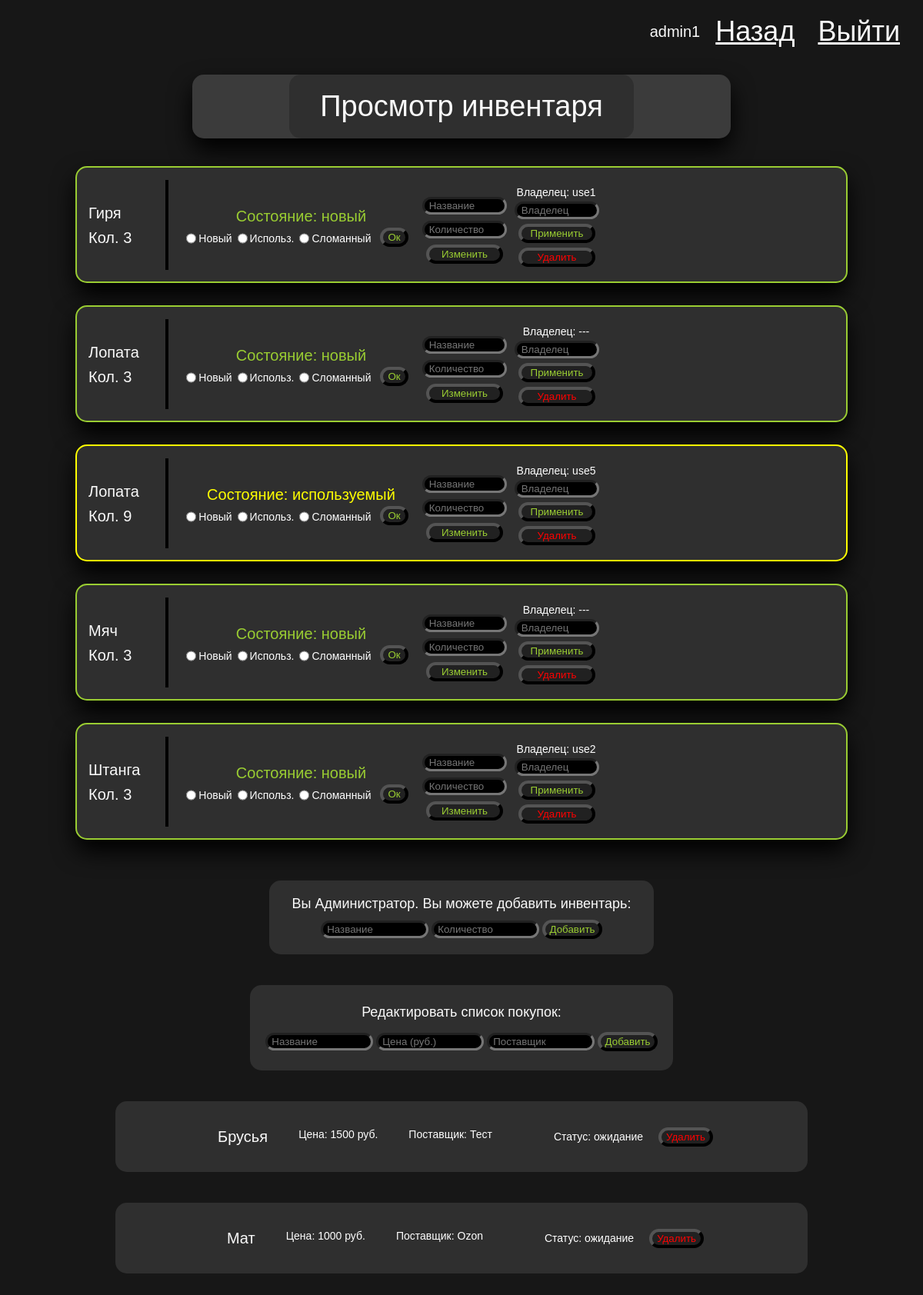
The page /view (signed in) on the database its author committed.
### tables this page shows
CREATE TABLE userlist(
	user_id INTEGER PRIMARY KEY AUTOINCREMENT,
    user_login TEXT UNIQUE NOT NULL,
    user_password TEXT NOT NULL,
    user_role TEXT, /* "admin" or "user" */
    user_school INTEGER,
    user_request_inv TEXT  /* id Р·Р°РїСЂРѕС€РµРЅРЅРѕРіРѕ РёРЅРІ, id СЃС‚Р°С‚СѓСЃР° Р·Р°СЏРІРєРё, РєРѕР»РёС‡РµСЃС‚РІРѕ  */
);

CREATE TABLE inventory(
    item_id INTEGER PRIMARY KEY AUTOINCREMENT,
    item_title TEXT  NOT NULL,
    item_number INTEGER, /* РљРѕР»РёС‡РµСЃС‚РІРѕ */
    item_photo TEXT,  /* РїСѓС‚СЊ Рє С„Р°Р№Р»Сѓ */
    item_req TEXT,  /* login usera РІР»Р°РґРµР»СЊС†Р° */
    item_ur1 TEXT, /* login usera СЃ Р·Р°РїСЂРѕСЃРѕРј*/
    item_cond TEXT,  /* СЃРѕСЃС‚РѕСЏРЅРёРµ РїСЂРµРґРјРµС‚Р° */
    item_school INTEGER
);

CREATE TABLE tobuylist(
    buy_id INTEGER PRIMARY KEY AUTOINCREMENT,
    buy_title TEXT UNIQUE NOT NULL,
    buy_cost INTEGER, 
    -- С†РµРЅР° РІ СЂСѓР±Р»СЏС…
    buy_from TEXT,
    -- РїРѕСЃС‚Р°РІС‰РёРє
    buy_cond TEXT
    -- РЎС‚Р°С‚СѓСЃ - РѕР¶РёРґР°РЅРёРµ / РєСѓРїР»РµРЅРѕ
);

### app.py (the view, shortened to what this page needs)
@app.route("/view", methods = ["GET"])
def view():
    conn = get_db_connection()
    rows = conn.cursor().execute(
        "SELECT COUNT(*) FROM inventory;"
    ).fetchone()[0]
    """
    print(rows)
    if request.method == "POST":
        try:
            titles = []
            for i in range(1, rows + 1):
                c = conn.execute(
                "SELECT * FROM inventory WHERE item_id = ?;",
                    (i,)).fetchone()
                titles.append(c)

            for t in titles:
                Cond = request.form[titles[t]]
                conn.execute(
                "INSERT INTO inventory (item_cond) VALUES (?);",
                (Cond,))
            conn.commit()
        except:
            pass
    """
    urows = conn.cursor().execute(
        "SELECT COUNT(*) FROM userlist;"
    ).fetchone()[0]
    items = []
    record = conn.cursor().execute(
        "SELECT * FROM inventory ORDER BY item_title ASC;"
    ).fetchall()
    items = record
    tobuy = conn.execute(
            "SELECT * FROM tobuylist ORDER BY buy_title ASC"
        ).fetchall()
    if (IsAdmin1()): # For ADMIN
        usersall = conn.execute(
            "SELECT * FROM userlist;",
        ).fetchall()
        users = []
        for u in usersall:
            if (u["user_request_inv"] != None):
                req = str.split(u["user_request_inv"], sep=" ")
                users.append([req[0], req[1],   u["user_login"], u['user_id'], req[2]])
                print(req, "rec")
    print(items, "items")
    conn.close()
    print(users, "users")
    RecordsInv()
    return render_template("view.html", isadmin = IsAdmin1(),
        items = items, users = users, tobuy = tobuy,
        session = session)

### app.py (called while the page is built)
def get_db_connection():
    conn = sqlite3.connect(DATABASE)
    conn.row_factory = sqlite3.Row
    return conn

def RecordsInv():
    conn = get_db_connection()
    try:
        recs = conn.cursor().execute(
            "SELECT * FROM inventory;"
        ).fetchall()[0]
        print(recs, "recs")
        return recs
    except IndexError:
        print("Empty list")
    conn.close()

def IsAdmin1(session = session,
            key = "user_role",
            value = "admin"):
    try:
        if(session[key] == value):
            isadmin = True
        else:
            isadmin = False
    except:
        return redirect(url_for("login"))
    return isadmin

### templates/view.html (shortened to what this page needs)
<!DOCTYPE html>
<html>
<head>
    <link rel="stylesheet" href="/static/StyleDef.css">
</head>
<body class="main1">
    <div style="display: flex; justify-content: end;">
        <p class="whiteText font20px"style="display: block;
        margin: 30px 20px 0 0;">{{session["user_login"]}}</p>
        <a href="{{ url_for('blank') }}" class="whiteText"
        style="display: block; margin: 20px 30px 0 0; ">Назад</a>
        <a href="{{ url_for('logout') }}" class="whiteText"
        style="display: block; margin: 20px 30px 0 0;">
        Выйти
    </a>
    </div>
    <div class="CenPar" style="align-items: center">
        <div class="lightFill1 Dshadow1" style="display: flex; flex-direction: row;
        height: max-content; margin: 35px 0 30px 0; justify-content: center; width: var(--RegNeedWidth);"
        id="NotAuth1">
        <p class="whiteText GrayRect" style="margin: 0% 10% 0% 10%;
        padding: 20px 40px 20px 40px;  font-size: 38px;
        ">Просмотр инвентаря</p>
        </div>
        {% if isadmin %}
        {% for item in items %}
        <div style="display: flex; flex-direction: column; align-items: center;
        width: calc(100vw - 200px); min-height: fit-content; min-width: fit-content;">
        <div id="{{item['item_id']}}" class="GrayRect Dshadow1 divFlexCol" style="margin: 6px 0 6px 0;display: flex; height: 130px;
        border: 2px solid black; width: calc(100vw - 200px); height: calc(16vh + 20px); min-height: fit-content;
        align-items: flex-start; min-width: fit-content;">
        <div  style="
        display: flex; ">
          <div class="divFlexCol" style="align-items: flex-start;width: 100px;min-width: fit-content;
          max-width: 100px;">
            <p class="whiteText texthere1">{{ item["item_title"] }}</p>
            <p class="whiteText texthere1">Кол. {{ item["item_number"] }}</p>
          </div>
          <div class="divide1"></div>
          <div class="divFlexCol" style="margin: 0 0 0 10px; width: 310px;">
              <div  class="divFlexCol">
                <p id="c{{item['item_id']}}" class="whiteText texthere1" style="color: yellowgreen;">Состояние: {{ item["item_cond"] }}</p>
              <form method="post" action="/view/cond/{{ item['item_id'] }}" style="display: flex;">
                <input id="new" name="{{ item['item_title'] }}"  type="radio" value="новый">
                <label class="intext1" for="new">Новый</label>
                <input id="use" name="{{ item['item_title'] }}"  type="radio" value="используемый">
                <label class="intext1" for="new">Использ.</label>
                <input id="bad" name="{{ item['item_title'] }}"  type="radio" value="сломанный">
                <label class="intext1" for="new">Сломанный</label>
                <input class="defBut1 GreenHov" style="width: auto; color: yellowgreen; margin-left: 10px;"  type="submit" value="Ок">
              </form>
            </div>
          </div>
          <form method="post" action="/view/item/{{ item['item_id'] }}" class="divFlexCol" style="margin: 15px 0px 0 10px;">
            <input size="10" style="width: 100px;" class="sm1 inDark" type="text" id="{{ item['item_title'] }}" name="{{ item['item_title'] }}" placeholder=" Название" >
            <input style="width: 100px;" class="sm1 inDark" id="num{{item['item_id']}}" name="num{{ item['item_id'] }}" type="number" placeholder=" Количество" >
            <input class="defBut1 GreenHov sm1" style="width: 100px; color: yellowgreen;" type="submit" value="Изменить">
          </form>
          <div class="divFlexCol" style="margin: 2px 0px 0 10px; padding: 0 0px 0 0;">
            <form method="post" action="/view/use/{{ item['item_id'] }}" class="divFlexCol" style="padding: 0px 25px 0px 0px;">
              <p class="intext1">Владелец: {{ item['item_req'] }}</p>
              <input style="width: 100px;" size="10" class="sm1 inDark" type="text" id="useby" name="use{{ item['item_id'] }}" placeholder=" Владелец" >
              <input id="newuser"  class="defBut1 GreenHov sm1" style="width: 100px; color: yellowgreen;margin-top: 2px;" type="submit" value="Применить">
              </form>
            <form method="post" action="/view/del/{{ item['item_id'] }}" style="margin: 0 0px 0 0px; padding-right: 25px;">
              <input id="delete" class="defBut1 GreenHov sm1" style="width: 100px; color: red;margin-top: 2px;" type="submit" value="Удалить">
            </form>
          </div>
        </div>
        </div>
        {% endfor %}
        {% endif %}
        </div>
    {% if isadmin %}
    <div class="divFlexCol" style="display: flex; align-items: center; justify-content: center;min-width: fit-content">
      <div class="GrayRect" style="margin: 30px 0 20px 0;">
        <div class="whiteText" style="font-size: 18px; padding: 20px 30px 10px 30px; ">Вы Администратор. Вы можете добавить инвентарь:</div>
        <form id="NewItem" method="post" action="/view/new" style="margin-bottom: 20px;">
            <input class="inDark w140px" id="title" name="title" type="text" placeholder=" Название" required>
            <input class="inDark w140px" id="Number" name="Number" type="number" placeholder=" Количество" required>
            <input class="defBut1" style="width: max-content; color: yellowgreen;" type="submit" value="Добавить"
            title="Новый предмет">
        </form>
      </div>
    <div class="GrayRect" style="margin: 20px 0 20px 0; padding: 20px;">
      <p class="whiteText" style="font-size: 18px; margin: 5px 0 15px 0;">
        Редактировать список покупок:
      </p>
      <form method="post" action="/view/tobuy" style="margin-bottom: 5px;">
        <input class="inDark w140px" id="title" name="title" type="text" placeholder=" Название" required>
        <input class="inDark w140px" id="cost" name="cost" type="number" placeholder=" Цена (руб.)">
        <input class="inDark w140px" id="from" name="from" type="text" placeholder=" Поставщик" required>
        <input class="defBut1" style="color: yellowgreen; width: auto;" type="submit"
        title="Добавить в список" value="Добавить">
      </form>
    </div>
    </div>
    {% endif %}
    {% if isadmin %}
    <div class="divFlexCol" style="margin: 0px 0 20px 0; width: calc(90vw - 40px);
    min-width: fit-content;">
    {% for buy in tobuy %}
      <div class="GrayRect" style="min-width:fit-content;width: calc(90vw - 200px);
      height: 9vh; min-height: fit-content; margin: 20px; padding: 10px; display: flex;
      align-items: center;justify-content: center;">
      <div style="display: flex; flex-direction: row;">
        <p class="whiteText texthere1 sd1" style="margin-left: 10px;">{{buy['buy_title']}}</p>
        <p class="whiteText intext1 sd1">Цена: {{buy['buy_cost']}} руб.</p>
        <p class="whiteText intext1 sd1">Поставщик: {{buy['buy_from']}}</p>
      </div>
      <div style="display: flex; align-items: center;justify-content: end;">
        <p class="whiteText intext1 sd1" style="margin-left: 60px;">Статус: {{buy['buy_cond']}}</p>
        <form method="post" action="/view/buydel/{{buy['buy_id']}}">
          <input name="bdel{{buy['buy_id']}}" class="defBut1"
          style="width: auto; color: red;" type="submit" value="Удалить">
        </form>
      </div>
      </div>
    {% endfor %}
    </div>
    {% endif %}
    </div>
</body>
</html>

### static/StyleDef.css (style rules this page uses)
:root { --RegNeedWidth: 700px; --InvDiv1w1: 70px; }
.main1 { background-color: rgb(23, 23, 23); height: 100%; color: rgb(250, 250, 250); margin: auto }
.whiteText { color: rgb(250, 250, 250); font-family: Arial, Helvetica, sans-serif; text-align: center; font-size: 36px; }
.GrayRect { display: inline; text-align: center; background-color: rgb(47, 47, 47); border-radius: 15px; }
.lightFill1 { background-color:rgb(59, 59, 59); border-radius: 15px; }
.Dshadow1 { box-shadow: 0 15px 30px black; }
.CenPar { width: 100%; height: 100%; display: flex; justify-content: center; flex-direction: column; flex-wrap: wrap; align-content: center; }
.defBut1 { background-color: rgb(33, 33, 33); border-radius: 15px; border-width: 4px; width: calc((var(--RegNeedWidth) - var(--InvDiv1w1)) / 2); }
.divFlexCol { display: flex; flex-direction: column; flex-wrap: nowrap; justify-content: center; align-items: center; }
.inDark { background-color: black; color: white; border-radius: 15px; border-width: 3px; }

### templates/view.html (style rules this page uses)
.texthere1 { margin: 6px 0 3px 15px; font-size: 20px; }
.intext1 { margin: 6px 2px 0px 0; font-size: 14px; font-family: Arial, Helvetica, sans-serif; color: white; }
.divide1 { display: block; width: 4px; height: auto; background-color: black; margin: 0 0px 0 15px; }
.sm1 { margin: 4px 0 4px 0; }
.font20px { font-size: 20px; }
.w140px { width: 130px; }
.sd1 { margin: 5px 20px 5px 20px; }

### rows shown on the page
userlist: user_login "admin1"
inventory: item_title "Гиря", item_number "3", item_cond "новый", item_req "use1"
inventory: {{ item['item_id'] }} 1 (drawn), item_title "Лопата", item_number "3", item_cond "новый", item_req "---"
inventory: item_title "Лопата", item_number "9", item_cond "используемый", item_req "use5"
inventory: item_title "Мяч", item_number "3", item_cond "новый", item_req "---"
inventory: item_title "Штанга", item_number "3", item_cond "новый", item_req "use2"
tobuylist: buy_title "Брусья", buy_cost "1500", buy_from "Тест", buy_cond "ожидание"
tobuylist: buy_title "Мат", buy_cost "1000", buy_from "Ozon", buy_cond "ожидание"
